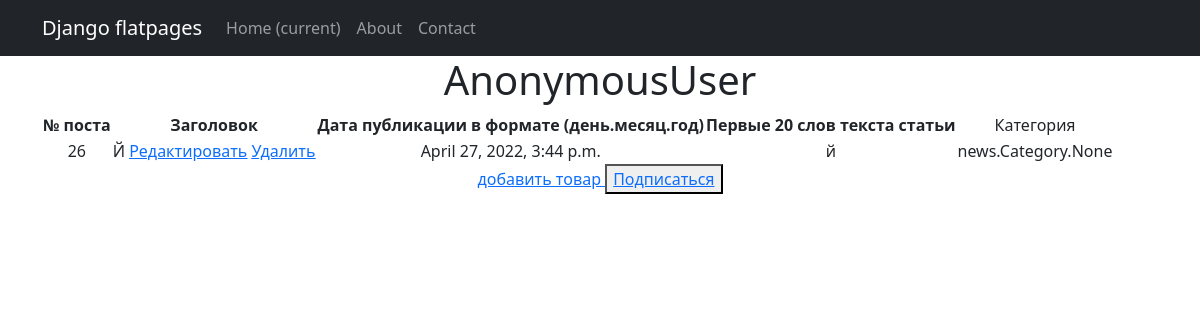
Page /news/26 on the committed database.
### news/models.py (models this page shows, shortened)
class Post(models.Model):
    article = 'a'
    news = 'n'
    POST_TYPE = [
        (article, "Статья"),
        (news, "Новость")
    ]
    author = models.ForeignKey(Author, on_delete=models.CASCADE)
    post_type = models.CharField(max_length=1, choices=POST_TYPE, default=article)
    created = models.DateTimeField(auto_now_add=True)
    cats = models.ManyToManyField(Category, through='PostCategory')
    title = models.CharField(max_length=256)
    text = models.TextField()
    rating = models.IntegerField(default=0)

### news/views.py (the view)
# urls.py: path('<int:pk>', PostView.as_view(), name='post_detail'),
class PostView(DetailView):
    model = Post
    template_name = "news/post_detail.html"
    context_object_name = 'post'

### templates/news/post_detail.html (shortened to what this page needs)
{% extends 'flatpages/default.html' %}
{% load custom_filters %}
{% block content %}
<h1>{{request.user}}</h1>
<table>
    <tr>
        <td>
            <b>
                № поста
            </b>
        </td>
        <td>
            <b>
                Заголовок
            </b>
        </td>
        <td>
            <b>
                Дата публикации в формате (день.месяц.год)
            </b>
        </td>
        <td>
            <b>
                Первые 20 слов текста статьи
            </b>
        </td>
        <td>
                    Категория
        </td>
    </tr>
    <tr>
        <td>
            {{ post.id }}
        </td>
        <td>
            {{ post.title|default:"Без заголовка"|truncatewords:4|title }}
            <a href="{% url 'post_update' post.id %}"><u>Редактировать</u></a>
            <a href="{% url 'post_delete' post.id %}"><u> Удалить </u></a>
        </td>
        <td>
            {{ post.created|default:"Без даты" }}
        </td>
        <td>
            {{ post.text|truncatewords:5}}
        </td>
        <td>
                    {{post.cats}}
        </td>
    </tr>
</table>
<a href="{% url 'post_add'  %}"><u> добавить товар </u></a>
<button><a href="{% url 'subscribe' post.id %}">Подписаться</a></button>
<br>
<br>
{% endblock content %}

### rows in the picture
Post: id "26", title "Й", created "April 27, 2022, 3:44 p.m.", text "й", cats "news.Category.None"

### other values in the picture
{{ request.user }} "AnonymousUser"
